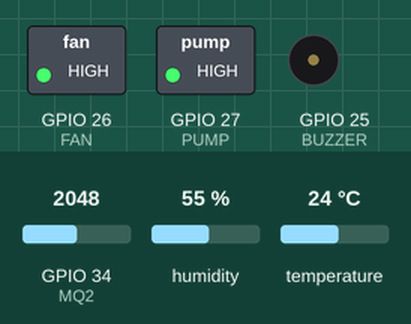
Recording of a sketch running on a simulated ESP32. On the bench: switched loads named in the sketch (green lamp = pin HIGH), buzzer (waves = sounding, pin HIGH). The test bench sets the inputs (shaded band); at power-on: temperature 24 °C, GPIO 34 (MQ2) = 2048, humidity 55 %. WiFi joins after 1.5 s; servers stay silent unless stated; uploads are accepted with an empty reply; what the sketch prints to the serial monitor is not drawn.

Above: at 2.7 s.
2.8 s: temperature set to 38 °C
5.8 s: temperature set to 41 °C
At 6.17 s:
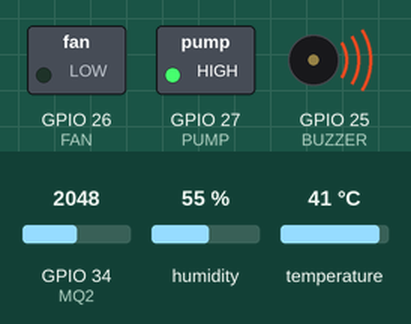
At 7.4 s:
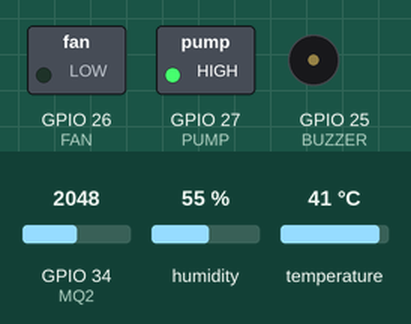
12.2 s: temperature set to 12 °C
At 15.5 s:
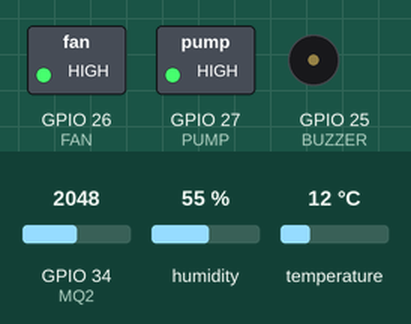
Timing chart, 0 to 17.0 s (numbered marks = the images above; inputs shaded):
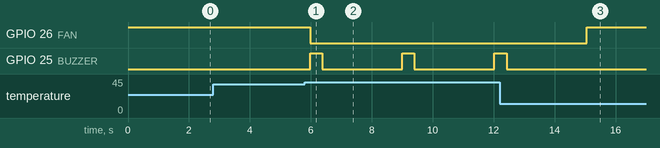

Measured:
- the behaviour switches between 39 and 40 °C on temperature (found by bisection; images 0 and 1)
- after the input at 2.8 s, every drawn part: stays the same
- after the input at 5.8 s, GPIO 26 (FAN): HIGH → LOW after 0.18 s; GPIO 25 (BUZZER): alternates HIGH for 0.40 s and LOW for 2.6 s, starting after 0.18 s
- after the input at 12.2 s, GPIO 26 (FAN): LOW → HIGH after 2.9 s; GPIO 25 (BUZZER): goes on until 12.4 s, then stays LOW

The sketch:

fireguard_esp32.ino
```cpp
#include <WiFi.h>
#include <HTTPClient.h>
#include <DHT.h>

// ===== WIFI =====
const char* ssid = "1234";
const char* password = "12341234";

// ===== SERVER =====
// IMPORTANT: Replace this IP with your computer's current IP address!
const char* serverURL = "http://10.39.91.17:3002/api/trigger-alert";

// ===== PINS =====
#define DHTPIN 4
#define DHTTYPE DHT11
#define MQ2 34
#define FAN 26
#define PUMP 27
#define BUZZER 25

DHT dht(DHTPIN, DHTTYPE);

// ===== THRESHOLDS =====
#define TEMP_WARN 40
#define TEMP_FIRE 55
#define SMOKE_WARN 4000
#define SMOKE_FIRE 4050

// ===== FILTER =====
float smokeFiltered = 0;
float alpha = 0.2;

// ===== VARIABLES =====
float temperature = 0;
float humidity = 0;
int smoke = 0;
int level = 0;

// ===== WIFI CONNECT =====
void connectWiFi() {
  Serial.print("Connecting to WiFi");
  WiFi.begin(ssid, password);
  while (WiFi.status() != WL_CONNECTED) {
    delay(500);
    Serial.print(".");
  }
  Serial.println("\n✅ WiFi Connected");
  Serial.print("IP: ");
  Serial.println(WiFi.localIP());
}

// ===== READ SENSORS =====
void readSensors() {
  // ---- DHT11 ----
  float t = dht.readTemperature();
  float h = dht.readHumidity();
  if (!isnan(t) && !isnan(h)) {
    temperature = t;
    humidity = h;
  }

  // ---- MQ2 FILTER ----
  int rawSmoke = analogRead(MQ2);
  smokeFiltered = alpha * rawSmoke + (1 - alpha) * smokeFiltered;
  smoke = (int)smokeFiltered;
}

// ===== CONTROL OUTPUT =====
void controlSystem() {
  // FIRE
  if (temperature >= TEMP_FIRE || smoke >= SMOKE_FIRE) {
    level = 2;
    digitalWrite(FAN, LOW);
    digitalWrite(PUMP, LOW);
    Serial.println("🔥 FIRE DETECTED");
    digitalWrite(BUZZER, HIGH);
    delay(100);
    digitalWrite(BUZZER, LOW);
    delay(100);
  }
  // WARNING
  else if (temperature >= TEMP_WARN || smoke >= SMOKE_WARN) {
    level = 1;
    digitalWrite(FAN, LOW);
    digitalWrite(PUMP, HIGH);
    Serial.println("⚠ WARNING");
    digitalWrite(BUZZER, HIGH);
    delay(400);
    digitalWrite(BUZZER, LOW);
    delay(400);
  }
  // SAFE
  else {
    level = 0;
    digitalWrite(FAN, HIGH);
    digitalWrite(PUMP, HIGH);
    digitalWrite(BUZZER, LOW);
    Serial.println("✅ SAFE");
  }
}

// ===== SEND DATA =====
void sendToServer() {
  if (WiFi.status() != WL_CONNECTED) {
    Serial.println("⚠ WiFi reconnecting...");
    connectWiFi();
    return;
  }

  HTTPClient http;
  WiFiClient client;

  if (http.begin(client, serverURL)) {
    http.addHeader("Content-Type", "application/json");

    String json = "{";
    json += "\"zone\":\"D\",";
    json += "\"temp\":" + String(temperature) + ",";
    json += "\"smoke\":" + String(smoke) + ",";
    json += "\"humidity\":" + String(humidity) + ",";
    json += "\"level\":" + String(level);
    json += "}";

    int response = http.POST(json);

    Serial.print("📡 Server Response: ");
    Serial.println(response);

    if (response == -1) {
      Serial.println("❌ CONNECTION FAILED: Check Server IP & Firewall");
    }

    http.end();
  } else {
    Serial.println("❌ HTTP setup failed");
  }
}

// ===== SETUP =====
void setup() {
  Serial.begin(115200);
  pinMode(FAN, OUTPUT);
  pinMode(PUMP, OUTPUT);
  pinMode(BUZZER, OUTPUT);
  digitalWrite(FAN, HIGH);
  digitalWrite(PUMP, HIGH);
  digitalWrite(BUZZER, LOW);
  dht.begin();
  connectWiFi();
}

// ===== LOOP =====
void loop() {
  readSensors();
  Serial.print("🌡 Temp: ");
  Serial.print(temperature);
  Serial.print(" °C | 💧 Humidity: ");
  Serial.print(humidity);
  Serial.print(" % | 💨 Smoke: ");
  Serial.println(smoke);
  controlSystem();
  sendToServer();
  Serial.println("---------------------");
  delay(2000);
}
```
